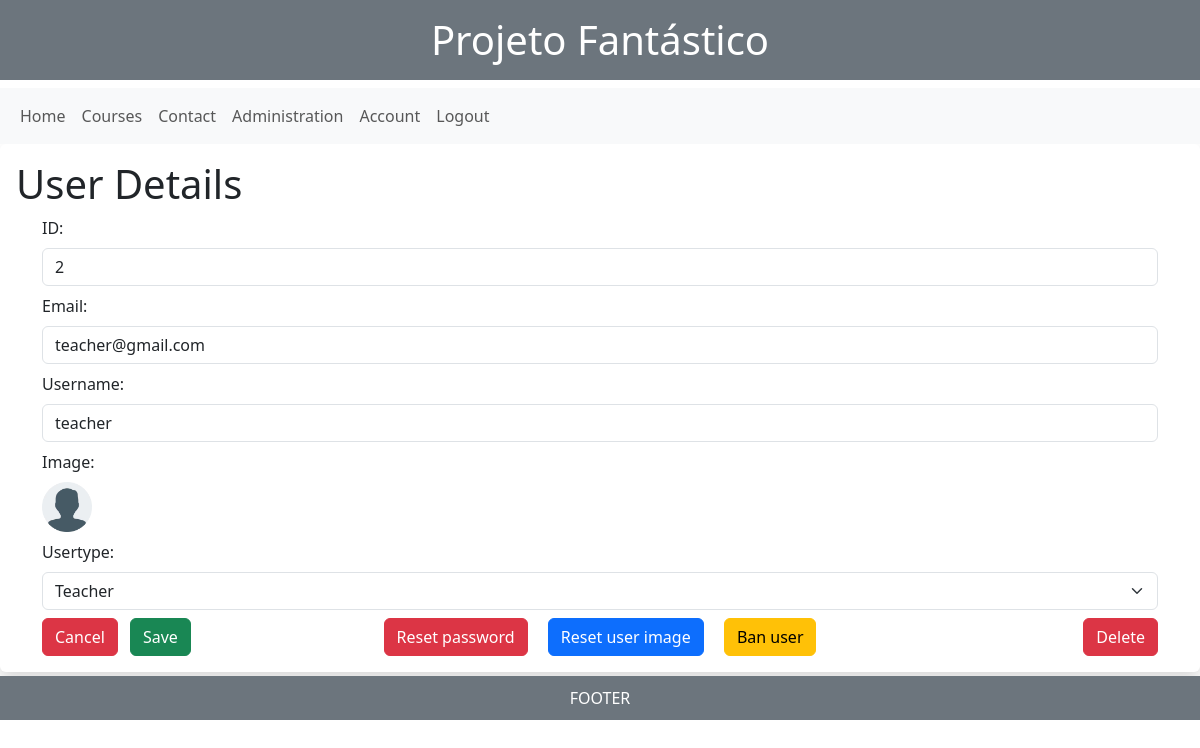
The app's page /index.php?p=user_details&id=2 (signed in) with its own data.
### tables this page shows
CREATE TABLE user(
    id INT AUTO_INCREMENT PRIMARY KEY,
    email VARCHAR(100) NOT NULL UNIQUE,
    password VARCHAR(45) NOT NULL,
    username VARCHAR(45),
    last_login DATETIME,
    banned DATETIME,
    image VARCHAR(10),
    usertype_id INT,

    FOREIGN KEY (usertype_id) REFERENCES usertype(id)
);

CREATE TABLE usertype(
    id INT AUTO_INCREMENT PRIMARY KEY,
    name VARCHAR(45) NOT NULL
);

### index.php (called while the page is built)
<?php
include('content/head.php');
include('content/header.php');
include('routes/routes.php');
include('content/footer.php');
?>

### db/user/selectbyidGET.php (called while the page is built, shortened)
<?php
include('db/conn.php');
$sql = "SELECT * FROM user WHERE id = $id";
$result = $conn->query($sql);
$row = $result->fetch_assoc();
?>

### content/pages/user_details.php (the view, shortened to what this page needs)
<?php
$id = $_GET['id'];
include('db/user/selectbyidGET.php');
?>
<h1>User Details</h1>
<div class="container">
    <form action="db/user/admin_update.php" method="post">
    <div class="row">
        <div class="col">
            <label class="form-label" for="user_details_id">ID:</label>
        </div>
    </div>
    <div class="row mb-2">
        <div class="col">
            <input class="form-control" type="number" name="user_details_id" id="user_details_id" value="<?= $row['id']?>" readonly>
        </div>
    </div>
    <div class="row">
        <div class="col">
            <label class="form-label" for="user_details_email">Email:</label>
        </div>
    </div>
    <div class="row mb-2">
        <div class="col">
            <input class="form-control" type="email" name="user_details_email" id="user_details_email" value="<?= $row['email']?>">
        </div>
    </div>
    <div class="row">
        <div class="col">
            <label class="form-label" for="user_details_username">Username:</label>
        </div>
    </div>
    <div class="row mb-2">
        <div class="col">
            <input class="form-control" type="text" name="user_details_username" id="user_details_username" value="<?= $row['username']?>">
        </div>
    </div>
    <div class="row">
        <div class="col">
            <label class="form-label" for="user_details_image">Image:</label>
        </div>
    </div>
    <div class="row mb-2">
        <div class="col">
            <?php if ($row['image'] == "") { ?>
                <img class="img_table" src="img/default.png" alt="">
            <?php } else { ?>
                <img class="img_table" src="img/users/<?=$row['image']?>" alt="">
            <?php } ?>
        </div>
    </div>
    <div class="row">
        <div class="col">
            <label class="form-label" for="user_details_usertype">Usertype:</label>
        </div>
    </div>
    <div class="row mb-2">
        <div class="col">
            <select class="form-select" name="user_details_usertype" id="user_details_usertype">
                <?php include('db/usertype/selectAllDropdown.php')?>
            </select>
        </div>
    </div>
    <?php
    if($id != $_SESSION['id']) {?>
    <div class="row">
        <div class="col-2">
            <a href="index.php?p=administration" class="btn btn-danger me-2">Cancel</a>
            <button class="btn btn-success">Save</button>
        </div>
        <div class="col text-center">
            <a href="db/user/resetPassword.php?id=<?= $row['id']?>&email=<?= $row['email']?>" class="btn btn-danger">Reset password</a>
            <a href="db/user/resetUserImage.php?id=<?= $row['id']?>" class="btn btn-primary mx-3">Reset user image</a>
            <?php if ($row['banned'] == "") { ?>
            <button type="button" class="btn btn-warning" data-bs-toggle="modal" data-bs-target="#exampleModal">
                Ban user
            </button>
            <?php } else { ?>
            <a href="db/user/banRemove.php?id=<?= $row['id']?>" class="btn btn-warning">Remove ban</a>
            <?php } ?>
        </div>
        <div class="col-2 text-end"><a href="db/user/admin_delete.php?id=<?= $row['id']?>" class="btn btn-danger">Delete</a></div>
    </div>
    <?php } ?>
    </form>

### css/style.css (style rules this page uses)
.img_table { width: 50px; height: 50px; }

### records on screen
user: user_details_id "2", user_details_email "teacher@gmail.com", user_details_username "teacher", user_details_usertype "Teacher"
